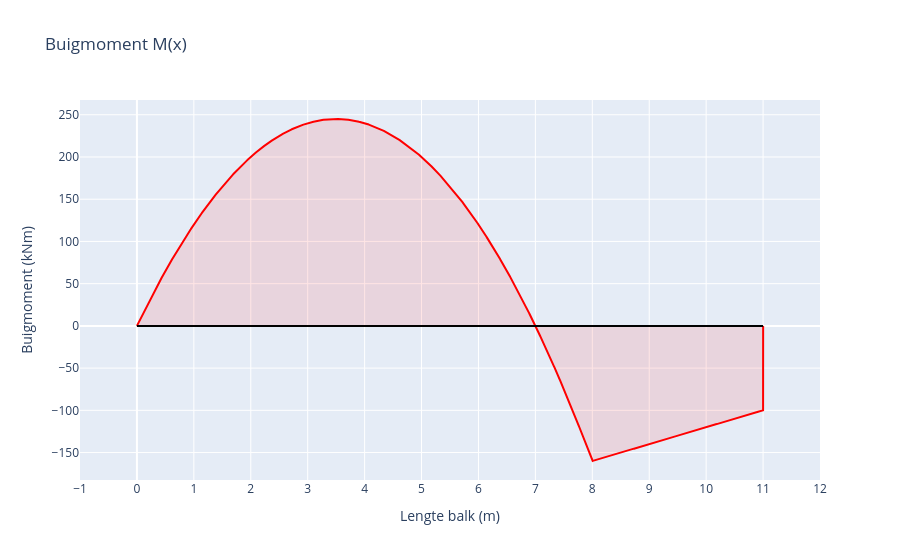

Notebook code cell kept with this figure:
### Markdown cell above
## Buigmomentgrafiek

### Code cell
layout = go.Layout(
    title="Buigmoment M(x)",
    xaxis=dict(dtick=1,title="Lengte balk (m)", range=[-1, lengteBalk+1]),
    yaxis=dict(title="Buigmoment (kNm)"),
    showlegend=False
)

line = go.Scatter(
    x=X,
    y= sum(bendingMoment),
    mode='lines',
    name='Buigmoment (kNm)',
    fill = 'tonexty',
    line_color='red',
    fillcolor='rgba(255,0,0,0.1)'
)

axis = go.Scatter(
    x= [0,lengteBalk],
    y= [0,0],
    mode='lines',
    line_color='black'
)

fig= go.Figure(data=[line, axis], layout=layout)
fig.show()

### Figure 1 — Plotly figure (JSON) as saved in the notebook; plotly's stock layout.template omitted (floating-point values rounded to 4 significant figures; data arrays with more than 128 entries replaced by an {"elided": "..."} marker saying what was removed)
{"data": [{"fill": "tonexty", "fillcolor": "rgba(255,0,0,0.1)", "line": {"color": "red"}, "mode": "lines", "name": "Buigmoment (kNm)", "type": "scatter", "x": {"elided": "10002 float values"}, "y": {"elided": "10002 float values"}}, {"line": {"color": "black"}, "mode": "lines", "type": "scatter", "x": [0, 11], "y": [0, 0]}], "layout": {"autosize": true, "showlegend": false, "title": {"text": "Buigmoment M(x)"}, "xaxis": {"dtick": 1, "range": [-1, 12], "title": {"text": "Lengte balk (m)"}, "type": "linear"}, "yaxis": {"autorange": true, "range": [-182.5, 267.5], "title": {"text": "Buigmoment (kNm)"}, "type": "linear"}}}
